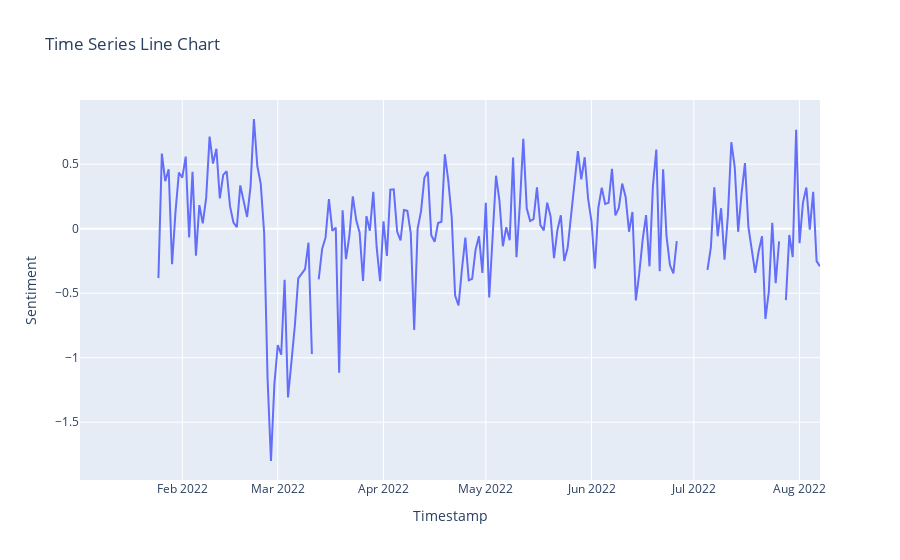

Source (notebook cell):
### Code cell
lineC = px.line(test, x=test.index, y="Sentiment", title='Time Series Line Chart')
lineC.show()

### Figure 1 — Plotly figure (JSON) as saved in the notebook; plotly's stock layout.template omitted (floating-point values rounded to 4 significant figures; data arrays with more than 128 entries replaced by an {"elided": "..."} marker saying what was removed)
{"data": [{"hovertemplate": "Timestamp=%{x}<br>Sentiment=%{y}<extra></extra>", "legendgroup": "", "line": {"color": "#636efa", "dash": "solid"}, "marker": {"symbol": "circle"}, "mode": "lines", "name": "", "orientation": "v", "showlegend": false, "type": "scatter", "x": {"elided": "218 str values"}, "xaxis": "x", "y": {"elided": "218 float values"}, "yaxis": "y"}], "layout": {"legend": {"tracegroupgap": 0}, "title": {"text": "Time Series Line Chart"}, "xaxis": {"anchor": "y", "domain": [0, 1], "title": {"text": "Timestamp"}}, "yaxis": {"anchor": "x", "domain": [0, 1], "title": {"text": "Sentiment"}}}}
